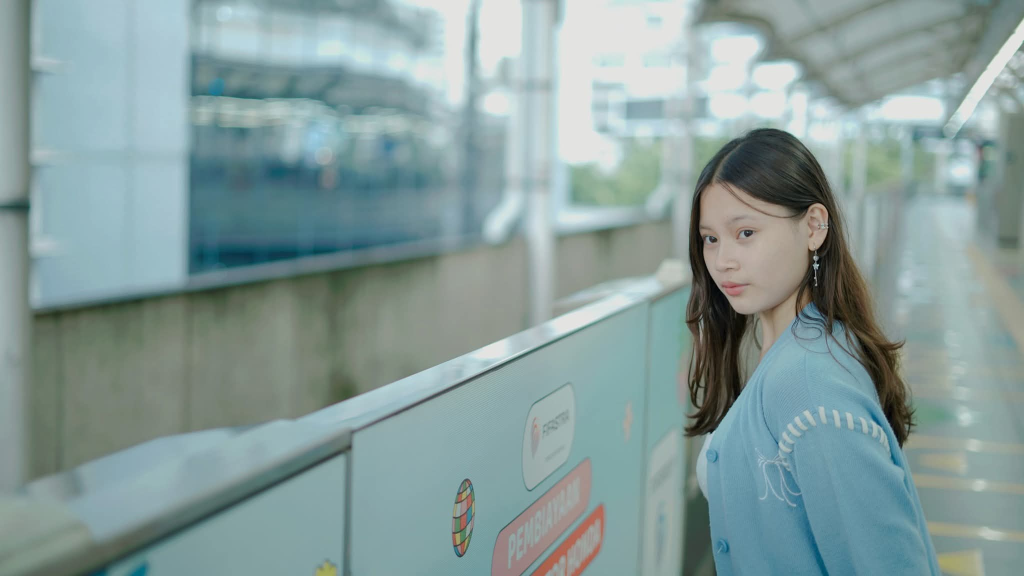
#> input picture images/Keira.jpeg, 2048 x 1152 px (shown at 1/2 size)
$ python -i group.py   (imports and definitions only)   (older library calls are emulated)
#> lines starting #> are read from the running program, lines starting #| are printed output that depends on the picture; after the words box and inside, x2 and y2 are one past the last pixel; in counts of white or black regions, pixels touching at a corner belong together
#> further down, picture is the input picture: shape (1152, 2048, 3); mean B, G, R 155.4, 156.4, 134.7
import streamlit as st
import numpy as np
import cv2
from PIL import Image
import matplotlib.pyplot as plt
import os
from io import BytesIO
import base64

# ===================== CONFIG & THEME =====================

# [4 lines not run here, left out]

# [33 lines left out: function set_video_background, not called in this run]

# [1 line not run here, left out]

base_css = """
<style>
.block-container {
    max-width: 1200px;
    padding: 2.5rem 2rem 1.2rem 2rem;
}
.stImage > img{
    max-height:420px;
    object-fit:contain;
}
section[data-testid="stExpander"]{
    border-radius:10px;
    padding:8px;
    box-shadow:0 1px 6px rgba(0,0,0,0.04);
    margin-bottom:10px;
    background-color: var(--stLightBlue-50);
}
section[data-testid="stExpander"] .streamlit-expanderHeader{
    font-size:16px;
}
div[data-testid="column"] button {
    padding-top: 8px !important;
    padding-bottom: 8px !important;
    padding-left: 12px !important;
    padding-right: 12px !important;
    font-size: 14px !important;
    width: 100%;
    font-weight: 500 !important;
}
div[data-testid="stVerticalBlock"] > div[data-testid="stVerticalBlock"] > div[data-testid="stVerticalBlockBorderWrapper"] {
    border: 2px solid #4CAF50 !important;
    border-radius: 12px !important;
}
.team-photo-container {
    width: 140px;
    height: 140px;
    border-radius: 50%;
    overflow: hidden;
    margin: 0 auto;
    display: flex;
    align-items: center;
    justify-content: center;
    background: #f0f0f0;
    border: 3px solid #4CAF50;
}
.team-photo-container img {
    width: 100%;
    height: 100%;
    object-fit: cover;
    object-position: center;
}
</style>
"""
light_css = """
<style>
.stMarkdown, .stMarkdown p, .stMarkdown li {
    color: #ffffff !important;
}
button[kind="secondary"] {
    background-color: #ffffff !important;
    color: #000000 !important;
    border: 2px solid #4CAF50 !important;
    font-weight: 600 !important;
}
button[kind="secondary"]:hover {
    background-color: #e8f5e9 !important;
    color: #000000 !important;
    border-color: #2e7d32 !important;
}
button[kind="primary"] {
    background-color: #ffffff !important;
    color: #000000 !important;
}
.team-photo-container {
    background: #e8f5e9;
    border-color: #4CAF50;
}
</style>
"""

# [2 lines not run here, left out]

# ===================== SESSION STATE =====================

# [2 lines that did not run here, left out]
# [2 lines that did not run here, left out]
# [2 lines that did not run here, left out]

# ===================== TRANSLATIONS (EN ONLY) =====================

translations = {
    "en": {
        "title": "🧮 Matrix Operations for Visual Processing",
        "subtitle": "🎯 Try 2D matrix effects and image adjustments",
        "app_goal": "🎯 **App goal:** Provide a practical explanation of how two-dimensional matrix transformations and image filters work on photos using linear algebra concepts.",
        "features": "- ↩️ Transformations: translate, scale up/down, rotate, shear, and reflect.\n- 🧽 Processing: smooth the image, sharpen details, detect edges, remove background, convert to grayscale, and adjust brightness–contrast.",
        "concept_1_title": "### 🌀 Two-Dimensional Matrix Transformations",
        "concept_1_text1": "🌀 A flat image can be viewed as a collection of points \\((x, y)\\) whose positions can be changed by linear operations such as translation, scaling, rotation, shear, and reflection, represented by 2×2 or 3×3 matrices (homogeneous coordinates).",
        "concept_1_text2": "🔄 When these matrices are multiplied by the point coordinates, the positions shift: scaling changes size, rotation turns the image around a center, shear slants the shape, and reflection flips it across a chosen line.",
        "concept_2_title": "### 📊 Image Adjustment with Convolution",
        "concept_2_text1": "📊 Image adjustment uses a small kernel (convolution matrix) that slides across the image; at each position, a new pixel value is computed from a weighted combination of its neighbors.",
        "concept_2_text2": "🔍 Kernels with more even values create blur or smoothing, while kernels with a strong center and negative surroundings can sharpen and emphasize edges.",
        "concept_3_title": "### 🎲 Why Make It Interactive?",
        "concept_3_text1": "🎛️ Users can tune parameters such as rotation angle, scale factors, shear strength, or kernel choice and instantly see the effect on the image, making matrix formulas feel more concrete.",
        "concept_3_text2": "💡 This way, the numbers inside the matrices can be directly linked to visible changes, so the ideas of linear transformations and convolution become easier to grasp intuitively.",
        "quick_concepts": "#### 📝 Key Ideas at a Glance",
        "quick_concepts_text": "- ↩️ 2D transformations: move points on the plane (translation, scaling, rotation, shear, reflection).\n- 📊 Convolution: a small kernel slides over the image to compute each new pixel from its neighborhood.",
        "upload_title": "### 📷 Upload Image",
        "upload_label": "Drop an image here (PNG/JPG/JPEG) 📂",
        "upload_success": "✅ Image loaded successfully.",
        "upload_preview": "📷 Original Image Preview",
        "upload_info": "⬆️ Please upload an image before using the processing features.",
        "tools_title": "### 🔧 Image Processing Tools",
        "tools_subtitle": "🎛️ Choose one of the sections below to set transformations or filters.",
        "geo_title": "#### 🔄 Geometric Transformations",
        "geo_desc": "🔄 Geometric transformations change the position, size, and orientation of pixels using matrix-based linear operations.",
        "btn_translation": "↔️ Translation",
        "btn_scaling": "📏 Scaling",
        "btn_rotation": "🔄 Rotation",
        "btn_shearing": "📐 Shear",
        "btn_reflection": "🪞 Reflection",
        "geo_info": "🔔 Upload an image first to try geometric transformations.",
        "trans_settings": "**↔️ Translation Settings**",
        "trans_dx": "↔️ dx (shift left–right)",
        "trans_dy": "↕️ dy (shift up–down)",
        "btn_apply": "✅ Apply",
        "trans_result": "📷 Translation Result",
        "scale_settings": "**📏 Scaling Settings**",
        "scale_x": "📏 Scale factor for X axis",
        "scale_y": "📏 Scale factor for Y axis",
        "scale_result": "📷 Scaling Result",
        "rot_settings": "**🔄 Rotation Settings**",
        "rot_angle": "🔄 Rotation angle (degrees)",
        "rot_result": "📷 Rotation Result",
        "shear_settings": "**📐 Shear Settings**",
        "shear_x": "📐 Shear factor X",
        "shear_y": "📐 Shear factor Y",
        "shear_result": "📷 Shear Result",
        "refl_settings": "**🪞 Reflection Settings**",
        "refl_axis": "🪞 Reflection axis",
        "refl_result": "📷 Reflection Result",
        "hist_title": "#### 📈 Color Histogram",
        "hist_desc": "📈 The histogram shows the distribution of pixel intensities (dark to bright) for each color channel and helps assess exposure and contrast.",
        "btn_histogram": "Show Histogram 📈",
        "hist_warning": "⚠️ Upload an image first to display the histogram.",
        "filter_title": "#### 🔧 Filters and Image Adjustments",
        "filter_desc": "🔧 Filters modify pixel values based on neighboring pixels (convolution) to blur, sharpen, detect edges, remove background, and adjust brightness–contrast.",
        "btn_blur": "🔲 Blur",
        "btn_sharpen": "✨ Sharpen",
        "btn_background": "🎯 Background",
        "btn_grayscale": "⚫ Grayscale",
        "btn_edge": "🔍 Edge Detection",
        "btn_brightness": "☀️ Brightness–Contrast",
        "filter_info": "🔔 Upload an image first to use filters.",
        "blur_settings": "**🔲 Blur Settings**",
        "blur_kernel": "🔲 Kernel size",
        "blur_result": "📷 Blur Result",
        "sharpen_settings": "**✨ Sharpen Settings**",
        "sharpen_desc": "✨ Enhances details and edges in the image.",
        "sharpen_result": "📷 Sharpen Result",
        "bg_settings": "**🎯 Background Removal Settings**",
        "bg_method": "🎯 Method (example using HSV and simple segmentation)",
        "bg_result": "📷 Background Processing Result",
        "gray_settings": "**⚫ Grayscale Settings**",
        "gray_desc": "⚫ Converts a color image into grayscale.",
        "gray_result": "📷 Grayscale Result",
        "edge_settings": "**🔍 Edge Detection Settings**",
        "edge_method": "🔍 Edge detection method",
        "edge_result": "📷 Edge Image",
        "bright_settings": "**☀️ Brightness & Contrast Settings**",
        "bright_brightness": "☀️ Brightness value",
        "bright_contrast": "🌑 Contrast value",
        "bright_result": "📷 Brightness–Contrast Result",
        "team_title": "### 👥 Group Members",
        "team_subtitle": "👥 Group 3 – Roles and contributions",
        "team_sid": "🆔 Student ID:",
        "team_role": "👤 Role:",
        "team_contribution": "🤝 Contribution:",
        "upload_method_title": "### 📤 How to Upload an Image",
        "upload_method_text": "**Steps to upload an image:**\n1. Click the **\"Drop an image here (PNG/JPG/JPEG) 📂\"** button at the top of the page.\n2. Choose an image file from your device (PNG, JPG, or JPEG).\n3. Wait until the image finishes loading and appears on the screen.\n4. Once successful, a confirmation message and original preview will be shown.\n5. After that, you can use the transformations on the left column and filters on the right.",
        "team_group": "Group:",
        "axis_x": "➡️ X-axis",
        "axis_y": "⬆️ Y-axis",
        "axis_diag": "↗️ Diagonal",
        "nav_label": "🧭 Page navigation",
        "nav_expl": "📖 Explanation",
        "nav_proc": "🖼️ Upload & Processing",
        "nav_team": "👥 Team Member",
    },
    "id" : {
        "title": "🔢 Operasi Matriks untuk Pemrosesan Visual",
        "subtitle": "🎯 Coba efek matriks 2D dan penyesuaian citra",
        "app_goal": "🎯 **Tujuan aplikasi:** Memberikan penjelasan praktis tentang cara transformasi matriks dua dimensi dan filter citra bekerja pada foto menggunakan konsep aljabar linear.",
        "features": "- ↩️ Transformasi: translasi, skala, rotasi, shear, dan refleksi.\n- 🧽 Pemrosesan: menghaluskan citra, menajamkan detail, deteksi tepi, menghapus latar belakang, konversi ke grayscale, serta mengatur kecerahan–kontras.",
        "concept_1_title": "### 🌀 Transformasi Matriks Dua Dimensi",
        "concept_1_text1": "🌀 Gambar datar dapat dilihat sebagai kumpulan titik \\((x, y)\\) yang posisinya dapat diubah oleh operasi linear seperti translasi, skala, rotasi, shear, dan refleksi, yang direpresentasikan oleh matriks 2×2 atau 3×3 (koordinat homogen).",
        "concept_1_text2": "🔄 Ketika matriks ini dikalikan dengan koordinat titik, posisi titik bergeser: skala mengubah ukuran, rotasi memutar gambar terhadap pusat, shear membuat bentuk menjadi miring, dan refleksi membalik gambar terhadap garis tertentu.",
        "concept_2_title": "### 📊 Penyesuaian Citra dengan Konvolusi",
        "concept_2_text1": "📊 Penyesuaian citra menggunakan kernel kecil (matriks konvolusi) yang digeser di seluruh gambar; pada setiap posisi, nilai piksel baru dihitung dari kombinasi berbobot tetangganya.",
        "concept_2_text2": "🔍 Kernel dengan nilai yang lebih merata menghasilkan efek blur atau smoothing, sementara kernel dengan pusat kuat dan nilai negatif di sekitarnya dapat menajamkan dan menonjolkan tepi.",
        "concept_3_title": "### 🎲 Mengapa Interaktif?",
        "concept_3_text1": "🎛️ Pengguna dapat mengatur parameter seperti sudut rotasi, faktor skala, kekuatan shear, atau pilihan kernel dan langsung melihat hasilnya pada gambar, sehingga rumus matriks terasa lebih konkret.",
        "concept_3_text2": "💡 Dengan cara ini, angka di dalam matriks bisa langsung dihubungkan dengan perubahan visual, sehingga ide transformasi linear dan konvolusi lebih mudah dipahami secara intuitif.",
        "quick_concepts": "#### 📝 Ide Utama Singkat",
        "quick_concepts_text": "- ↩️ Transformasi 2D: memindahkan titik di bidang (translasi, skala, rotasi, shear, refleksi).\n- 📊 Konvolusi: kernel kecil digeser di atas gambar untuk menghitung setiap piksel baru dari lingkungan sekitarnya.",
        "upload_title": "### 📷 Unggah Gambar",
        "upload_label": "Letakkan gambar di sini (PNG/JPG/JPEG) 📂",
        "upload_success": "✅ Gambar berhasil dimuat.",
        "upload_preview": "📷 Pratinjau Gambar Asli",
        "upload_info": "⬆️ Silakan unggah gambar terlebih dahulu sebelum memakai fitur pemrosesan.",
        "tools_title": "### 🔧 Image Processing Tools",
        "tools_subtitle": "🎛️ Pilih salah satu bagian di bawah ini untuk mengatur transformasi atau filter.",
        "geo_title": "#### 🔄 Transformasi Geometris",
        "geo_desc": "🔄 Transformasi geometris mengubah posisi, ukuran, dan orientasi piksel menggunakan operasi linear berbasis matriks.",
        "btn_translation": "↔️ Translasi",
        "btn_scaling": "📏 Skala",
        "btn_rotation": "🔄 Rotasi",
        "btn_shearing": "📐 Shear",
        "btn_reflection": "🪞 Refleksi",
        "geo_info": "🔔 Unggah gambar terlebih dahulu untuk mencoba transformasi geometris.",
        "trans_settings": "**↔️ Pengaturan Translasi**",
        "trans_dx": "↔️ dx (geser kiri–kanan)",
        "trans_dy": "↕️ dy (geser atas–bawah)",
        "btn_apply": "✅ Terapkan",
        "trans_result": "📷 Hasil Translasi",
        "scale_settings": "**📏 Pengaturan Skala**",
        "scale_x": "📏 Faktor skala sumbu X",
        "scale_y": "📏 Faktor skala sumbu Y",
        "scale_result": "📷 Hasil Skala",
        "rot_settings": "**🔄 Pengaturan Rotasi**",
        "rot_angle": "🔄 Sudut rotasi (derajat)",
        "rot_result": "📷 Hasil Rotasi",
        "shear_settings": "**📐 Pengaturan Shear**",
        "shear_x": "📐 Faktor shear X",
        "shear_y": "📐 Faktor shear Y",
        "shear_result": "📷 Hasil Shear",
        "refl_settings": "**🪞 Pengaturan Refleksi**",
        "refl_axis": "🪞 Sumbu refleksi",
        "refl_result": "📷 Hasil Refleksi",
        "hist_title": "#### 📈 Histogram Warna",
        "hist_desc": "📈 Histogram menunjukkan sebaran intensitas piksel (gelap ke terang) untuk tiap kanal warna dan membantu menilai eksposur serta kontras.",
        "btn_histogram": "Tampilkan Histogram 📈",
        "hist_warning": "⚠️ Unggah gambar terlebih dahulu untuk menampilkan histogram.",
        "filter_title": "#### 🔧 Filter dan Penyesuaian Citra",
        "filter_desc": "🔧 Filter mengubah nilai piksel berdasarkan piksel tetangga (konvolusi) untuk blur, sharpening, deteksi tepi, penghapusan latar belakang, dan pengaturan kecerahan–kontras.",
        "btn_blur": "🔲 Blur",
        "btn_sharpen": "✨ Tajamkan",
        "btn_background": "🎯 Background",
        "btn_grayscale": "⚫ Grayscale",
        "btn_edge": "🔍 Deteksi Tepi",
        "btn_brightness": "☀️ Kecerahan–Kontras",
        "filter_info": "🔔 Unggah gambar terlebih dahulu untuk menggunakan filter.",
        "blur_settings": "**🔲 Pengaturan Blur**",
        "blur_kernel": "🔲 Ukuran kernel",
        "blur_result": "📷 Hasil Blur",
        "sharpen_settings": "**✨ Pengaturan Penajaman**",
        "sharpen_desc": "✨ Menonjolkan detail dan tepi pada gambar.",
        "sharpen_result": "📷 Hasil Penajaman",
        "bg_settings": "**🎯 Pengaturan Penghapusan Latar Belakang**",
        "bg_method": "🎯 Metode (contoh menggunakan HSV dan segmentasi sederhana)",
        "bg_result": "📷 Hasil Pemrosesan Background",
        "gray_settings": "**⚫ Pengaturan Grayscale**",
        "gray_desc": "⚫ Mengubah gambar berwarna menjadi skala abu-abu.",
        "gray_result": "📷 Hasil Grayscale",
        "edge_settings": "**🔍 Pengaturan Deteksi Tepi**",
        "edge_method": "🔍 Metode deteksi tepi",
        "edge_result": "📷 Gambar Tepi",
        "bright_settings": "**☀️ Pengaturan Kecerahan & Kontras**",
        "bright_brightness": "☀️ Nilai kecerahan",
        "bright_contrast": "🌑 Nilai kontras",
        "bright_result": "📷 Hasil Kecerahan–Kontras",
        "team_title": "### 👥 Anggota Kelompok",
        "team_subtitle": "👥 Kelompok 3 – Peran dan kontribusi",
        "team_sid": "🆔 NIM:",
        "team_role": "👤 Peran:",
        "team_contribution": "🤝 Kontribusi:",
        "upload_method_title": "### 📤 Cara Mengunggah Gambar",
        "upload_method_text": "**Langkah mengunggah gambar:**\n1. Klik tombol **\"Letakkan gambar di sini (PNG/JPG/JPEG) 📂\"** di bagian atas halaman.\n2. Pilih file gambar dari perangkat (PNG, JPG, atau JPEG).\n3. Tunggu sampai gambar selesai dimuat dan muncul di layar.\n4. Jika berhasil, pesan konfirmasi dan pratinjau gambar asli akan ditampilkan.\n5. Setelah itu, kamu dapat menggunakan transformasi di kolom kiri dan filter di kolom kanan.",
        "team_group": "👥 Kelompok:",
        "axis_x": "➡️ Sumbu-X",
        "axis_y": "⬆️ Sumbu-Y",
        "axis_diag": "↗️ Diagonal",
        "nav_label": "🧭 Navigasi halaman",
        "nav_expl": "📖 Penjelasan",
        "nav_proc": "🖼️ Unggah & Pemrosesan",
        "nav_team": "👥 Anggota",
    },
}

# [2 lines that did not run here, left out]
lang = "en" if st.session_state["language"] == "en" else "id"
t = translations[lang]
# ===================== HEADER & SIDEBAR NAV =====================

# [6 lines not run here, left out]

# [4 lines that did not run here, left out]
# [1 line not run here, left out]
# [1 line that did not run here, left out]
# [8 lines not run here, left out]

# ===================== HELPER FUNCTIONS =====================

def load_image(file):
    img = Image.open(file).convert("RGB")
    return np.array(img)

def to_opencv(img_rgb):
    return cv2.cvtColor(img_rgb, cv2.COLOR_RGB2BGR)

def to_streamlit(img_bgr):
    return cv2.cvtColor(img_bgr, cv2.COLOR_BGR2RGB)

# [68 lines left out: functions apply_affine_transform, manual_convolution_gray, rgb_to_gray, adjust_brightness_contrast, image_to_bytes, compute_histogram, not called in this run]

def simple_background_removal_hsv(img_rgb):
    """
    Simple background removal using HSV threshold.
    Assumes background is relatively light and near-neutral.
    """
    img_bgr = to_opencv(img_rgb)
    hsv = cv2.cvtColor(img_bgr, cv2.COLOR_BGR2HSV)
#> hsv: shape (1152, 2048, 3); mean H, S, V 42.1, 47, 160.4

    lower_bg = np.array([0, 0, 180])      # low saturation, high value
    upper_bg = np.array([180, 60, 255])

    mask_bg = cv2.inRange(hsv, lower_bg, upper_bg)
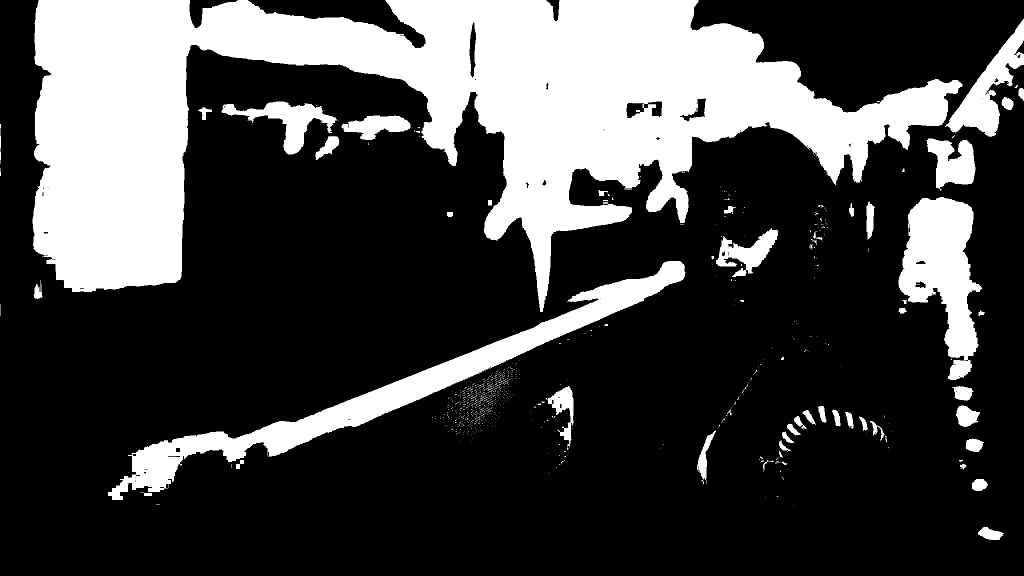
#> mask_bg: shape (1152, 2048) (shown at 1/2 size); 26.8% white; 707 white regions (640 under 20 px), largest, box (x1, y1, x2, y2) and area: (65, 0, 1925, 624) 487677, (216, 522, 1371, 1000) 57970, (1797, 394, 1964, 760) 32755
    mask_fg = cv2.bitwise_not(mask_bg)

    fg_bgr = cv2.bitwise_and(img_bgr, img_bgr, mask=mask_fg)
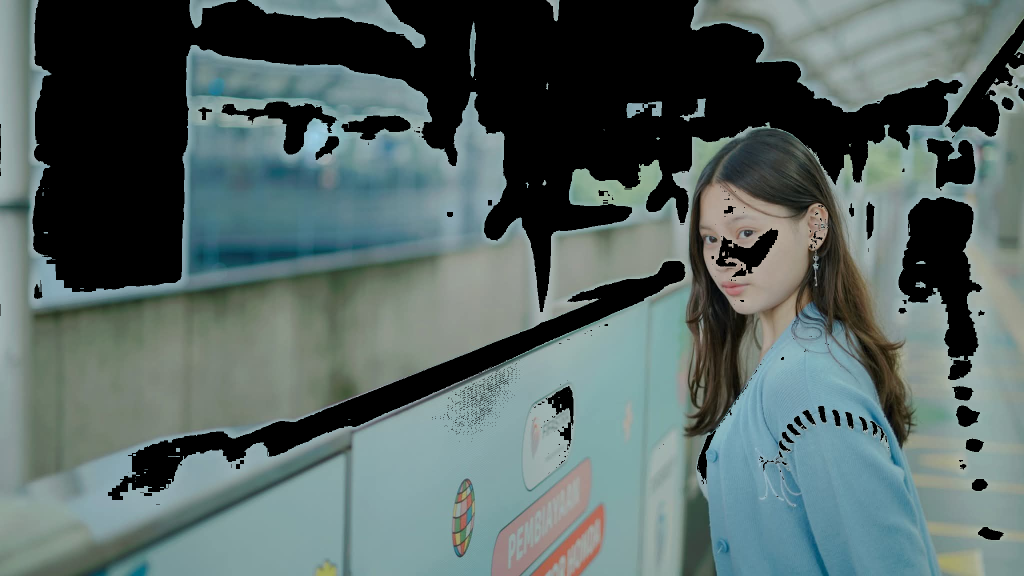
#> fg_bgr: shape (1152, 2048, 3) (shown at 1/2 size); mean R, G, B 86.9, 102.8, 100.9
    fg_rgb = to_streamlit(fg_bgr)
    return fg_rgb

# ===================== PAGE 1: EXPLANATION =====================

# [546 lines not run here, left out]

>>> import cv2
>>> picture = cv2.imread('images/Keira.jpeg')
>>> result = simple_background_removal_hsv(picture)

$ run again, on images/Meilina.jpeg
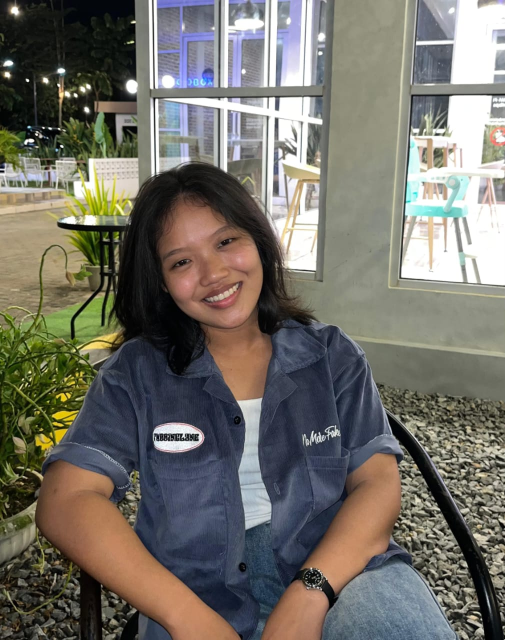
#> input picture images/Meilina.jpeg, 1010 x 1280 px (shown at 1/2 size)
#> picture is the input picture: shape (1280, 1010, 3); mean B, G, R 103.8, 111.7, 114.7
#> hsv: shape (1280, 1010, 3); mean H, S, V 64.8, 68.3, 123.6
#> in simple_background_removal_hsv, `mask_bg = cv2.inRange(hsv, lower_bg, upper_bg)`:
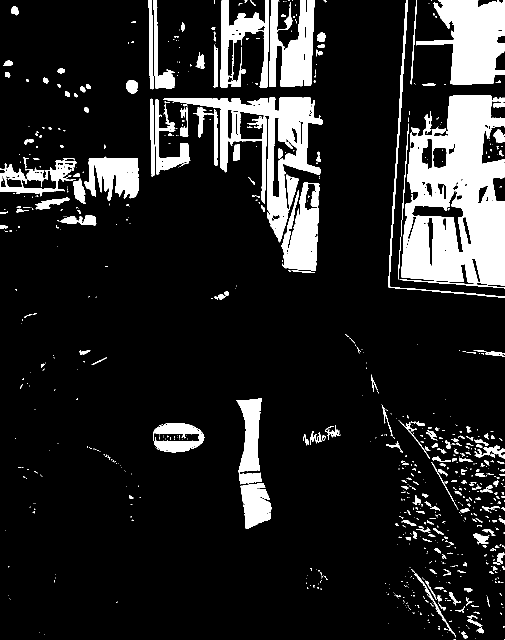
#> mask_bg: shape (1280, 1010) (shown at 1/2 size); 13.7% white; 836 white regions (613 under 20 px), largest, box (x1, y1, x2, y2) and area: (803, 191, 1010, 571) 54148, (326, 194, 645, 485) 21498, (832, 0, 1010, 169) 18014
#> in simple_background_removal_hsv, `fg_bgr = cv2.bitwise_and(img_bgr, img_bgr, mask=mask_fg)`:
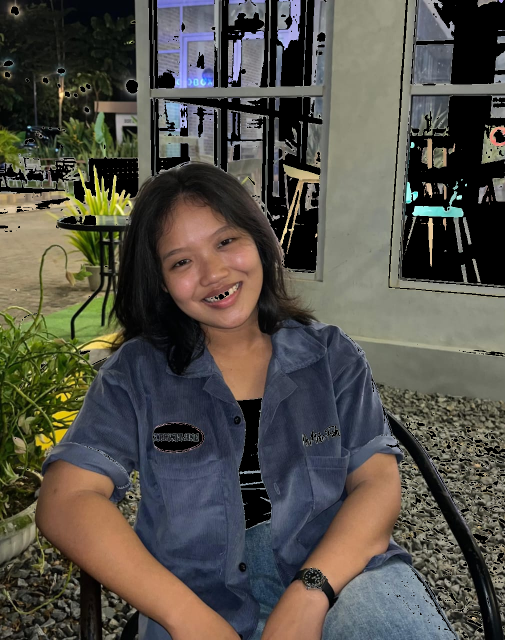
#> fg_bgr: shape (1280, 1010, 3) (shown at 1/2 size); mean R, G, B 83.5, 80.4, 72.7
